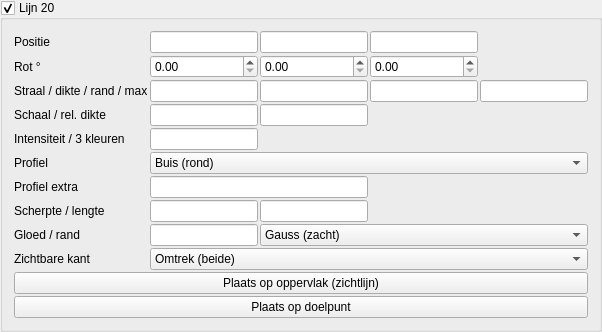
       <widget class="MyGroupBox" name="groupCheck_pattern_line_trap_20_enabled">
        <property name="title">
         <string>Lijn 20</string>
        </property>
        <property name="checkable">
         <bool>true</bool>
        </property>
        <layout class="QGridLayout" name="gridLayout_pattern_line_20">
         <property name="spacing">
          <number>2</number>
         </property>
         <item row="0" column="0">
          <widget class="QLabel" name="label_pattern_line_20_pos">
           <property name="text">
            <string>Positie</string>
           </property>
          </widget>
         </item>
         <item row="0" column="1">
          <widget class="MyLineEdit" name="vect3_pattern_line_trap_20_position_x"/>
         </item>
         <item row="0" column="2">
          <widget class="MyLineEdit" name="vect3_pattern_line_trap_20_position_y"/>
         </item>
         <item row="0" column="3">
          <widget class="MyLineEdit" name="vect3_pattern_line_trap_20_position_z"/>
         </item>
         <item row="1" column="0">
          <widget class="QLabel" name="label_pattern_line_20_rot">
           <property name="text">
            <string>Rot °</string>
           </property>
          </widget>
         </item>
         <item row="1" column="1">
          <widget class="MyDoubleSpinBox" name="spinboxd3_pattern_line_trap_20_rotation_x"/>
         </item>
         <item row="1" column="2">
          <widget class="MyDoubleSpinBox" name="spinboxd3_pattern_line_trap_20_rotation_y"/>
         </item>
         <item row="1" column="3">
          <widget class="MyDoubleSpinBox" name="spinboxd3_pattern_line_trap_20_rotation_z"/>
         </item>
         <item row="2" column="0">
          <widget class="QLabel" name="label_pattern_line_20_radius">
           <property name="text">
            <string>Straal / dikte / rand / max</string>
           </property>
           <property name="toolTip">
            <string>Straal = profielgrootte. Dikte = schaal van de SDF-band. Rand = afronding hoeken. Max = afstand-limiet voor de gloed (0 = uit in praktijk volgens instelling).</string>
           </property>
          </widget>
         </item>
         <item row="2" column="1">
          <widget class="MyLineEdit" name="logedit_pattern_line_trap_20_radius"/>
         </item>
         <item row="2" column="2">
          <widget class="MyLineEdit" name="logedit_pattern_line_trap_20_thickness"/>
         </item>
         <item row="2" column="3">
          <widget class="MyLineEdit" name="logedit_pattern_line_trap_20_edge_softness"/>
         </item>
         <item row="2" column="4">
          <widget class="MyLineEdit" name="logedit_pattern_line_trap_20_max_distance"/>
         </item>
         <item row="3" column="0">
          <widget class="QLabel" name="label_pattern_line_20_scale">
           <property name="text">
            <string>Schaal / rel. dikte</string>
           </property>
           <property name="toolTip">
            <string>Schaal: uniform het dwarsprofiel (YZ). Relatieve dikte: factor op de gloedband t.o.v. Dikte (1 = standaard).</string>
           </property>
          </widget>
         </item>
         <item row="3" column="1">
          <widget class="MyLineEdit" name="logedit_pattern_line_trap_20_scale"/>
         </item>
         <item row="3" column="2">
          <widget class="MyLineEdit" name="logedit_pattern_line_trap_20_relative_thickness"/>
         </item>
         <item row="4" column="0">
          <widget class="QLabel" name="label_pattern_line_20_int">
           <property name="text">
            <string>Intensiteit / 3 kleuren</string>
           </property>
           <property name="toolTip">
            <string>Gradient langs de gloed: kern (kleur 1) → midden (2) → rand (3). Zelfde RGB = effen.</string>
           </property>
          </widget>
         </item>
         <item row="4" column="1">
          <widget class="MyLineEdit" name="logedit_pattern_line_trap_20_intensity"/>
         </item>
         <item row="4" column="2">
          <widget class="MyColorButton" name="colorButton_pattern_line_trap_20_color"/>
         </item>
         <item row="4" column="3">
          <widget class="MyColorButton" name="colorButton_pattern_line_trap_20_color_2"/>
         </item>
         <item row="4" column="4">
          <widget class="MyColorButton" name="colorButton_pattern_line_trap_20_color_3"/>
         </item>
         <item row="5" column="0">
          <widget class="QLabel" name="label_pattern_line_20_shape">
           <property name="text">
            <string>Profiel</string>
           </property>
           <property name="toolTip">
            <string>Dwarsdoorsnede loodrecht op de as (lokale X).</string>
           </property>
          </widget>
         </item>
         <item row="5" column="1" colspan="4">
          <widget class="MyComboBox" name="comboBox_pattern_line_trap_20_shape">
           <item>
            <property name="text">
             <string>Buis (rond)</string>
            </property>
           </item>
           <item>
            <property name="text">
             <string>Lint (vlak)</string>
            </property>
           </item>
           <item>
            <property name="text">
             <string>Vierkant</string>
            </property>
           </item>
           <item>
            <property name="text">
             <string>Ruit</string>
            </property>
           </item>
           <item>
            <property name="text">
             <string>Ovaal</string>
            </property>
           </item>
           <item>
            <property name="text">
             <string>Zeshoek</string>
            </property>
           </item>
           <item>
            <property name="text">
             <string>Kruis</string>
            </property>
           </item>
           <item>
            <property name="text">
             <string>Achthoek</string>
            </property>
           </item>
           <item>
            <property name="text">
             <string>Squircle</string>
            </property>
           </item>
           <item>
            <property name="text">
             <string>Ring</string>
            </property>
           </item>
         </widget>
         </item>
         <item row="6" column="0">
          <widget class="QLabel" name="label_pattern_line_20_shape_aux">
           <property name="text">
            <string>Profiel extra</string>
           </property>
           <property name="toolTip">
            <string>Ovaal: Z-straal t.o.v. Y (1 = cirkel). Ring: halve dikte van de buis.</string>
           </property>
          </widget>
         </item>
         <item row="6" column="1" colspan="2">
          <widget class="MyLineEdit" name="logedit_pattern_line_trap_20_shape_aux"/>
         </item>
         <item row="7" column="0">
          <widget class="QLabel" name="label_pattern_line_20_sharp_seg">
           <property name="text">
            <string>Scherpte / lengte</string>
           </property>
           <property name="toolTip">
            <string>Scherpte: sterkere piek (hoger = smallere gloed). Lengte: halve lijnlengte langs X (0 = oneindig). Zie ook «Gloed / rand».</string>
           </property>
          </widget>
         </item>
         <item row="7" column="1">
          <widget class="MyLineEdit" name="logedit_pattern_line_trap_20_falloff_sharpness"/>
         </item>
         <item row="7" column="2">
          <widget class="MyLineEdit" name="logedit_pattern_line_trap_20_segment_half_length"/>
         </item>
         <item row="8" column="0">
          <widget class="QLabel" name="label_pattern_line_20_glow">
           <property name="text">
            <string>Gloed / rand</string>
           </property>
           <property name="toolTip">
            <string>Gloedbreedte: hoger = zachtere, bredere rand. Falloff: Gauss, smoothstep, lineair, exponentieel — bepaalt hoe snel het uitsterft (los van de 3-kleur-gradient).</string>
           </property>
          </widget>
         </item>
         <item row="8" column="1">
          <widget class="MyLineEdit" name="logedit_pattern_line_trap_20_glow_spread"/>
         </item>
         <item row="8" column="2" colspan="3">
          <widget class="MyComboBox" name="comboBox_pattern_line_trap_20_falloff_profile">
           <item>
            <property name="text">
             <string>Gauss (zacht)</string>
            </property>
           </item>
           <item>
            <property name="text">
             <string>Strak (smooth)</string>
            </property>
           </item>
           <item>
            <property name="text">
             <string>Hard (lineair)</string>
            </property>
           </item>
           <item>
            <property name="text">
             <string>Exponentieel</string>
            </property>
           </item>
          </widget>
         </item>
         <item row="9" column="0">
          <widget class="QLabel" name="label_pattern_line_20_side">
           <property name="text">
            <string>Zichtbare kant</string>
           </property>
           <property name="toolTip">
            <string>Omtrek: gloed aan beide zijden van de vorm (klassiek). Alleen buiten of binnen: één zijde van het oppervlak — handig om alleen de silhouet-rand te tonen.</string>
           </property>
          </widget>
         </item>
         <item row="9" column="1" colspan="4">
          <widget class="MyComboBox" name="comboBox_pattern_line_trap_20_edge_side">
           <item>
            <property name="text">
             <string>Omtrek (beide)</string>
            </property>
           </item>
           <item>
            <property name="text">
             <string>Alleen buiten</string>
            </property>
           </item>
           <item>
            <property name="text">
             <string>Alleen binnen</string>
            </property>
           </item>
          </widget>
         </item>
         <item row="10" column="0" colspan="5">
          <widget class="QPushButton" name="pushButton_pattern_line_trap_20_place_surface">
           <property name="text">
            <string>Plaats op oppervlak (zichtlijn)</string>
           </property>
          </widget>
         </item>
         <item row="11" column="0" colspan="5">
          <widget class="QPushButton" name="pushButton_pattern_line_trap_20_place_target">
           <property name="text">
            <string>Plaats op doelpunt</string>
           </property>
          </widget>
         </item>
        </layout>
       </widget>
